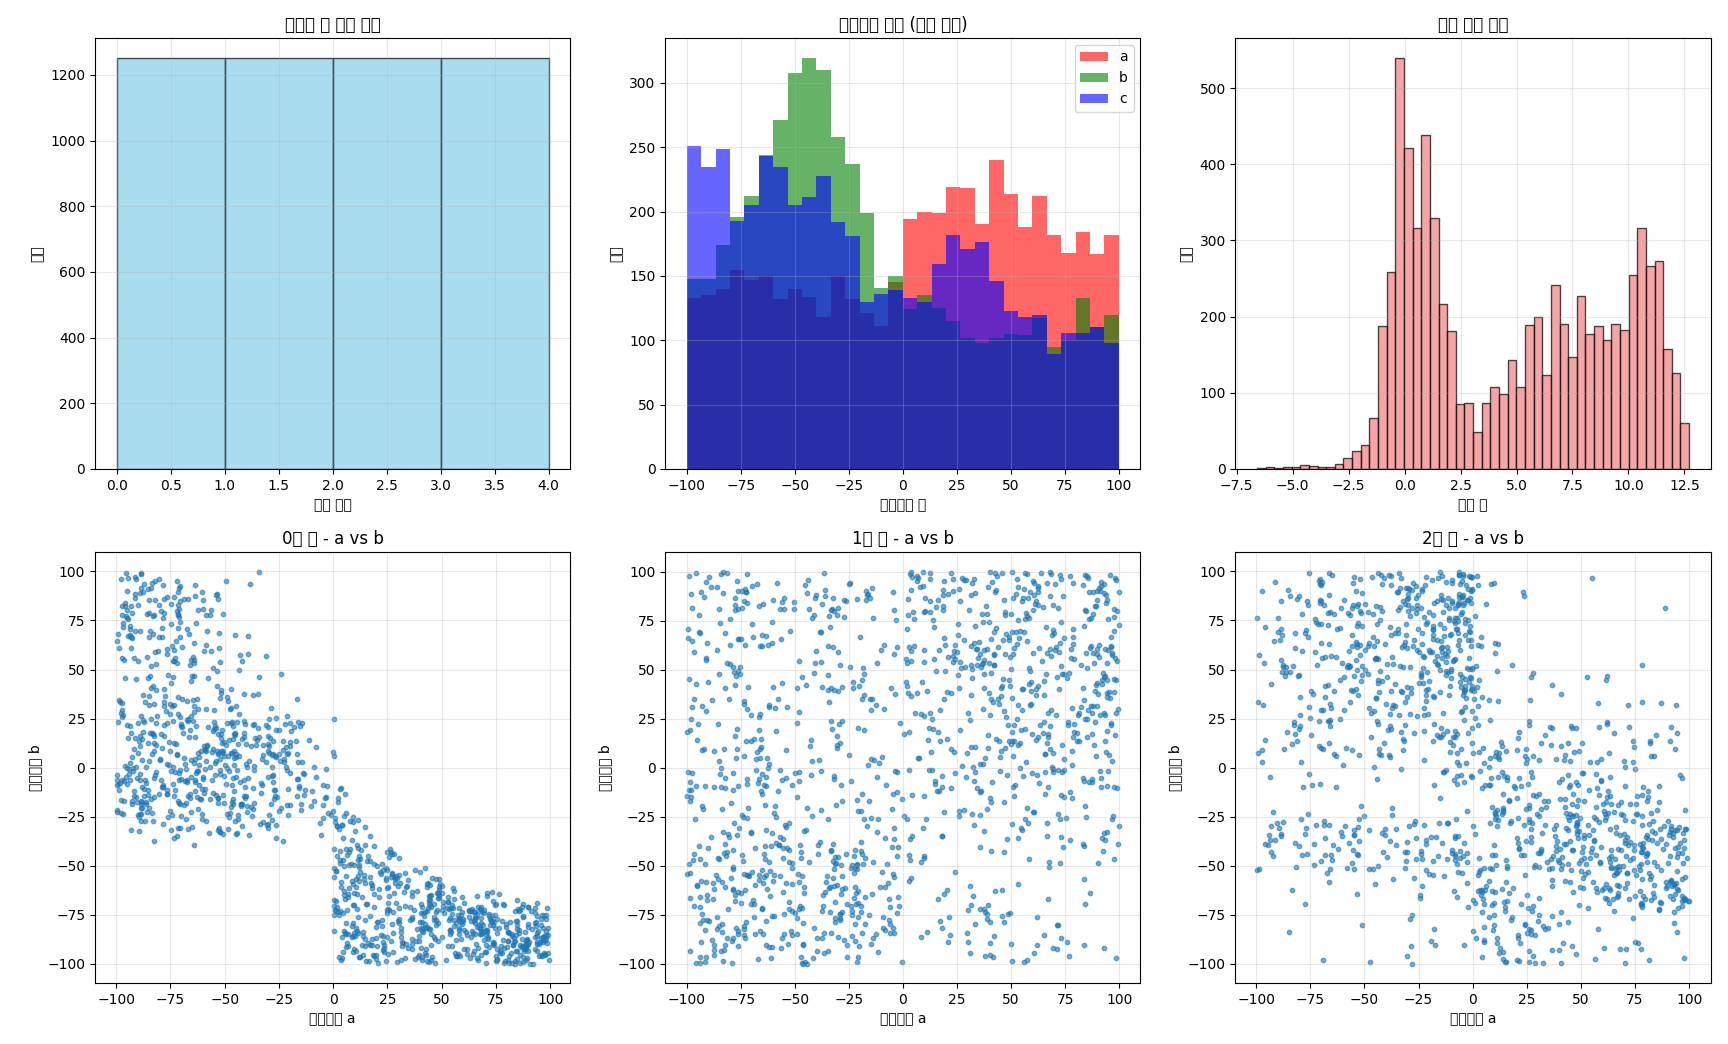

Write Python code to recreate this figure.
import numpy as np
import matplotlib.pyplot as plt
from scipy.optimize import fsolve, root_scalar, brentq
import pandas as pd
import warnings
warnings.filterwarnings('ignore')

class BalancedRootFinder:
    def __init__(self, domain_range=(-50, 50), step=0.5):
        self.domain_range = domain_range
        self.step = step
        self.initial_guesses = np.arange(domain_range[0], domain_range[1] + step, step)
        
    def f(self, x, a, b, c):
        """f(x) = e^x * x / (x^4 + bx^2 - cx - 5) - a"""
        if x == 0:
            return np.inf
        try:
            denominator = x**4 + b*x**2 - c*x - 5
            if abs(denominator) < 1e-12:  # 분모가 0에 가까우면
                return np.inf
            return np.exp(x) * x / denominator - a
        except:
            return np.inf
    
    def find_roots(self, a, b, c, tolerance=1e-8, max_roots=20):
        """주어진 a, b, c에 대해 모든 근을 찾기"""
        roots = []
        
        # fsolve를 사용한 근찾기
        for guess in self.initial_guesses:
            try:
                # fsolve 사용
                root_val = fsolve(lambda x: self.f(x, a, b, c), guess, full_output=True)
                if root_val[2] == 1:  # 수렴 성공
                    x_root = root_val[0][0]
                    
                    # 실제로 근인지 확인
                    if abs(self.f(x_root, a, b, c)) < tolerance:
                        # 중복 제거 (이미 찾은 근과 너무 가까우면 제외)
                        if not any(abs(x_root - r) < tolerance for r in roots):
                            # 정의역 내에 있는지 확인
                            if self.domain_range[0] <= x_root <= self.domain_range[1]:
                                roots.append(x_root)
                                
                                # 최대 근 개수 제한
                                if len(roots) >= max_roots:
                                    break
            except:
                continue
        
        return sorted(roots)
    
    def generate_balanced_dataset(self, n_samples=10000, param_range=(-100, 100), 
                                 target_distribution=None, max_attempts_per_target=10000):
        """균등한 근 개수 분포를 가진 데이터셋 생성"""
        
        # 기본 타겟 분포 (0~4개 근을 균등하게)
        if target_distribution is None:
            target_distribution = {
                0: n_samples // 4,  # 25%
                1: n_samples // 4,  # 25%
                2: n_samples // 4,  # 25%
                3: n_samples - 3 * (n_samples // 4),  # 나머지 (25%)
                4: 1  # 1%
            }
        
        print(f"균등 분포 데이터셋 생성 시작: {n_samples}개 샘플")
        print(f"매개변수 범위: a, b, c ∈ [{param_range[0]}, {param_range[1]}]")
        print(f"정의역: x ∈ [{self.domain_range[0]}, {self.domain_range[1]}]")
        print("타겟 분포:")
        for num_roots, count in target_distribution.items():
            print(f"  {num_roots}개 근: {count}개 샘플 ({count/n_samples*100:.1f}%)")
        print("-" * 60)
        
        dataset = []
        current_counts = {k: 0 for k in target_distribution.keys()}
        total_attempts = 0
        
        # 각 근 개수별로 목표 달성까지 생성
        for target_roots in target_distribution.keys():
            target_count = target_distribution[target_roots]
            attempts = 0
            
            print(f"\n{target_roots}개 근을 가진 샘플 {target_count}개 생성 중...")
            
            while current_counts[target_roots] < target_count and attempts < max_attempts_per_target:
                # a, b, c 랜덤 생성
                a = np.random.uniform(param_range[0], param_range[1])
                b = np.random.uniform(param_range[0], param_range[1])
                c = np.random.uniform(param_range[0], param_range[1])
                
                # 근 찾기
                roots = self.find_roots(a, b, c)
                num_roots = len(roots)
                
                # 목표 근 개수와 일치하면 저장
                if num_roots == target_roots:
                    sample = {
                        'a': a,
                        'b': b,
                        'c': c,
                        'num_roots': num_roots,
                        'roots': roots
                    }
                    dataset.append(sample)
                    current_counts[target_roots] += 1
                    
                    # 진행상황 출력
                    if current_counts[target_roots] % max(1, target_count // 10) == 0:
                        progress = current_counts[target_roots] / target_count * 100
                        print(f"  {target_roots}개 근: {current_counts[target_roots]}/{target_count} ({progress:.1f}%)")
                        print(f"    마지막 샘플: a={a:.2f}, b={b:.2f}, c={c:.2f}")
                        if roots:
                            print(f"    근: {[f'{r:.3f}' for r in roots[:5]]}")
                
                attempts += 1
                total_attempts += 1
                
                # 진행상황 모니터링
                if attempts % 1000 == 0:
                    success_rate = current_counts[target_roots] / attempts * 100 if attempts > 0 else 0
                    print(f"    시도 {attempts}회, 성공률: {success_rate:.1f}%")
            
            if current_counts[target_roots] < target_count:
                print(f"  경고: {target_roots}개 근 목표({target_count})를 달성하지 못함. 현재: {current_counts[target_roots]}개")
        
        print(f"\n총 시도 횟수: {total_attempts}")
        print("실제 생성된 분포:")
        for num_roots, count in current_counts.items():
            percentage = count / sum(current_counts.values()) * 100 if sum(current_counts.values()) > 0 else 0
            print(f"  {num_roots}개 근: {count}개 샘플 ({percentage:.1f}%)")
        
        return dataset
    
    def generate_uniform_balanced_dataset(self, n_samples=10000, param_range=(-100, 100)):
        """동일한 매개변수 범위에서 균등 분포 생성"""
        print(f"균등 분포 데이터셋 생성 시작: {n_samples}개 샘플")
        print(f"모든 매개변수 동일 범위: a, b, c ∈ [{param_range[0]}, {param_range[1]}]")
        print("-" * 60)
        
        dataset = []
        target_counts = {
            0: n_samples // 4,  # 25%
            1: n_samples // 4,  # 25%
            2: n_samples // 4,  # 25%
            3: n_samples - 3 * (n_samples // 4),  # 나머지 (25%)
            4: 1  # 1%
        }
        
        for target_roots in range(5):  # 0~4개 근
            target_per_category = target_counts[target_roots]
            current_count = 0
            attempts = 0
            max_attempts = target_per_category * 100  # 충분한 시도 횟수
            
            print(f"{target_roots}개 근 샘플 {target_per_category}개 생성 중...")
            
            while current_count < target_per_category and attempts < max_attempts:
                # 동일한 범위에서 매개변수 생성
                a = np.random.uniform(param_range[0], param_range[1])
                b = np.random.uniform(param_range[0], param_range[1])
                c = np.random.uniform(param_range[0], param_range[1])
                
                roots = self.find_roots(a, b, c)
                num_roots = len(roots)
                
                if num_roots == target_roots:
                    sample = {
                        'a': a,
                        'b': b,
                        'c': c,
                        'num_roots': num_roots,
                        'roots': roots
                    }
                    dataset.append(sample)
                    current_count += 1
                    
                    if current_count % max(1, target_per_category // 5) == 0:
                        progress = current_count / target_per_category * 100
                        print(f"  진행: {current_count}/{target_per_category} ({progress:.1f}%)")
                
                attempts += 1
                
                # 진행상황 중간 체크
                if attempts % 5000 == 0:
                    success_rate = current_count / attempts * 100 if attempts > 0 else 0
                    print(f"    시도 {attempts}회, 현재 성공률: {success_rate:.2f}%")
            
            success_rate = current_count / attempts * 100 if attempts > 0 else 0
            print(f"  완료: {current_count}/{target_per_category}개 생성, 최종 성공률: {success_rate:.2f}%")
        
        return dataset
    
    def analyze_dataset(self, dataset):
        """데이터셋 분석"""
        print("=" * 60)
        print("데이터셋 분석 결과")
        print("=" * 60)
        
        num_roots_distribution = {}
        all_roots = []
        
        for sample in dataset:
            num_roots = sample['num_roots']
            if num_roots in num_roots_distribution:
                num_roots_distribution[num_roots] += 1
            else:
                num_roots_distribution[num_roots] = 1
            
            all_roots.extend(sample['roots'])
        
        print(f"총 샘플 수: {len(dataset)}")
        print(f"근 개수 분포:")
        for num_roots in sorted(num_roots_distribution.keys()):
            count = num_roots_distribution[num_roots]
            percentage = count / len(dataset) * 100
            print(f"  {num_roots}개 근: {count}개 샘플 ({percentage:.1f}%)")
        
        if all_roots:
            print(f"\n전체 근 통계:")
            print(f"  총 근 개수: {len(all_roots)}")
            print(f"  근 범위: [{min(all_roots):.3f}, {max(all_roots):.3f}]")
            print(f"  근 평균: {np.mean(all_roots):.3f}")
            print(f"  근 표준편차: {np.std(all_roots):.3f}")
        
        return num_roots_distribution
    
    def save_dataset(self, dataset, filename='balanced_neural_network_dataset.csv'):
        """데이터셋을 CSV로 저장"""
        # 가장 많은 근을 가진 샘플의 근 개수 찾기
        max_roots = max(len(sample['roots']) for sample in dataset) if dataset else 0
        
        # DataFrame 생성용 데이터
        data_for_df = []
        
        for sample in dataset:
            row = {
                'a': sample['a'],
                'b': sample['b'], 
                'c': sample['c'],
                'num_roots': sample['num_roots']
            }
            
            # 각 근을 별도 컬럼으로 저장
            for i in range(max_roots):
                if i < len(sample['roots']):
                    row[f'root_{i+1}'] = sample['roots'][i]
                else:
                    row[f'root_{i+1}'] = np.nan
            
            data_for_df.append(row)
        
        df = pd.DataFrame(data_for_df)
        df.to_csv(filename, index=False)
        print(f"\n데이터셋이 '{filename}'에 저장되었습니다.")
        print(f"DataFrame 크기: {df.shape}")
        return df

# 메인 실행
if __name__ == "__main__":
    # BalancedRootFinder 객체 생성
    root_finder = BalancedRootFinder(domain_range=(-50, 50), step=1)
    
    print("=== 균등 분포 데이터셋 생성 ===")
    print("동일한 매개변수 범위에서 각 근 개수를 균등하게 생성합니다.")
    
    # 균등 분포 생성
    dataset = root_finder.generate_uniform_balanced_dataset(n_samples=5000, param_range=(-100, 100))
    
    # 분석
    distribution = root_finder.analyze_dataset(dataset)
    
    # 저장
    df = root_finder.save_dataset(dataset, 'uniform_balanced_dataset.csv')
    
    # 시각화
    plt.figure(figsize=(15, 10))
    
    # 근 개수 분포 히스토그램
    plt.subplot(2, 3, 1)
    root_counts = [sample['num_roots'] for sample in dataset]
    plt.hist(root_counts, bins=range(max(root_counts)+2), alpha=0.7, edgecolor='black', color='skyblue')
    plt.xlabel('근의 개수')
    plt.ylabel('빈도')
    plt.title('균등한 근 개수 분포')
    plt.grid(True, alpha=0.3)
    
    # 매개변수 분포
    plt.subplot(2, 3, 2)
    a_values = [sample['a'] for sample in dataset]
    b_values = [sample['b'] for sample in dataset]
    c_values = [sample['c'] for sample in dataset]
    
    plt.hist(a_values, alpha=0.6, label='a', bins=30, color='red')
    plt.hist(b_values, alpha=0.6, label='b', bins=30, color='green')
    plt.hist(c_values, alpha=0.6, label='c', bins=30, color='blue')
    plt.xlabel('매개변수 값')
    plt.ylabel('빈도')
    plt.title('매개변수 분포 (동일 범위)')
    plt.legend()
    plt.grid(True, alpha=0.3)
    
    # 근의 분포
    plt.subplot(2, 3, 3)
    all_roots = []
    for sample in dataset:
        all_roots.extend(sample['roots'])
    
    if all_roots:
        plt.hist(all_roots, bins=50, alpha=0.7, edgecolor='black', color='lightcoral')
        plt.xlabel('근의 값')
        plt.ylabel('빈도')
        plt.title('모든 근의 분포')
        plt.grid(True, alpha=0.3)
    
    # 근 개수별 매개변수 분포 (a vs b)
    for i, target_roots in enumerate(range(3)):  # 0, 1, 2개 근만 표시
        plt.subplot(2, 3, 4+i)
        samples_with_target = [s for s in dataset if s['num_roots'] == target_roots]
        if samples_with_target:
            a_vals = [s['a'] for s in samples_with_target]
            b_vals = [s['b'] for s in samples_with_target]
            plt.scatter(a_vals, b_vals, alpha=0.6, s=10)
            plt.xlabel('매개변수 a')
            plt.ylabel('매개변수 b')
            plt.title(f'{target_roots}개 근 - a vs b')
            plt.grid(True, alpha=0.3)
    
    plt.tight_layout()
    plt.show()
    
    print(f"\n균등 분포 데이터셋 생성 완료!")
    print(f"모든 매개변수가 동일한 범위 [-100, 100]에서 생성되었습니다.")
    
    # 샘플 데이터 출력
    print("\n샘플 데이터 (각 근 개수별 1개씩):")
    for num_roots in sorted(set(s['num_roots'] for s in dataset)):
        sample = next(s for s in dataset if s['num_roots'] == num_roots)
        print(f"{num_roots}개 근: a={sample['a']:.3f}, b={sample['b']:.3f}, c={sample['c']:.3f}")
        if sample['roots']:
            print(f"  근: {[f'{r:.3f}' for r in sample['roots']]}")
        else:
            print(f"  근: 없음")
